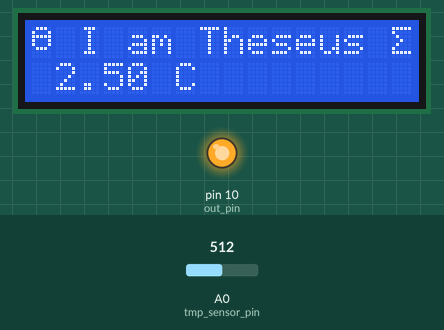
The sketch below on a simulated Arduino Uno, built with avr-gcc and run on an emulated ATmega328P. On the bench: 16×2 character LCD, output pins drawn as LEDs (lit = HIGH). Inputs (shaded band) come from the test bench; at power-on: A0 (tmp_sensor_pin) = 512. What the sketch prints to the serial monitor is not drawn.

Above: at 2.0 s.
2.1 s: A0 (tmp_sensor_pin) set to 716
At 2.7 s:
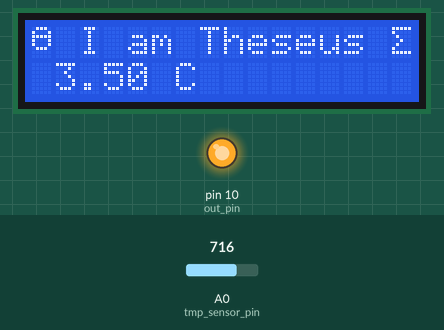
3.9 s: A0 (tmp_sensor_pin) set to 900
At 5.3 s:
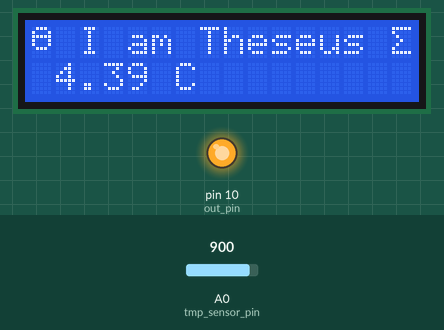
5.7 s: A0 (tmp_sensor_pin) set to 1023
At 6.6 s:
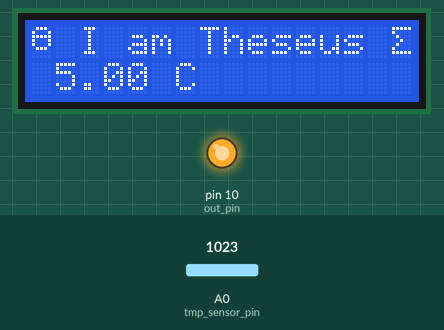
Timing chart, 0 to 8.7 s (numbered marks = the images above; inputs shaded):
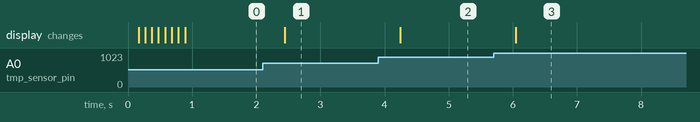

The sketch:

Theseus.ino
```cpp
#include <LiquidCrystal.h>
#include <string.h>

const char name[] = "Theseus";
const char head = 0b11110010;
const char tail = 0b11110110;
const int columns = 16;
const int rows = 2;
const int out_pin = 10;
const int tmp_sensor_pin = A0;
const float base_temp = 25.0;
int time = 0;
const int rs = 12,
          en = 11,
          d4 = 5,
          d5 = 4,
          d6 = 3,
          d7 = 2;
LiquidCrystal lcd(rs,en,d4,d5,d6,d7);

void debout(){
  const char begen[] = " I am ";
  const char space[] = " ";
  char help[columns] = "";
  strcpy(help,begen);
  strcat(help,name);
  strcat(help,space);
  for(int i=0;i< columns/2;i++){
    delay(100);
    lcd.clear();
    lcd.setCursor(columns/2-i-1, 0);
    lcd.print(head);
    for(int j=2*i; j>0;j--){
      lcd.print(help[columns/2+i-j-1]);
    }
    lcd.print(tail);
  }
}

void tempetur_check(){
  float value = analogRead(tmp_sensor_pin);
  float volt = (value/1024.0)*5.0;
  float temp = (volt - 0.53) *100;
  Serial.print("Sensor value: ");
  lcd.print(volt);
  lcd.print(" C");
  Serial.print(volt);
}

void clock(){
  time = millis() / 1000;
  lcd.print((time / 3600));
  lcd.print(":");
  if((time / 60)%60<10){
    lcd.print(0);
  }
  lcd.print((time / 60)%60);
  lcd.print(":");
  if(time%60<10){
    lcd.print(0);
  }
  lcd.print(time%60);
}

void setup() {
  pinMode(out_pin, OUTPUT);
  digitalWrite(out_pin, HIGH);
  lcd.begin(columns,rows);
  Serial.begin(600);
  debout();
}

void loop() {
  lcd.setCursor(1, 1);
  tempetur_check();
  //clock();
}
```

Measured:
- after the input at 2.1 s, the display: changes after 0.34 s (image 1)
- after the input at 3.9 s, the display: changes after 0.34 s (image 2)
- after the input at 5.7 s, the display: changes after 0.34 s (image 3)
